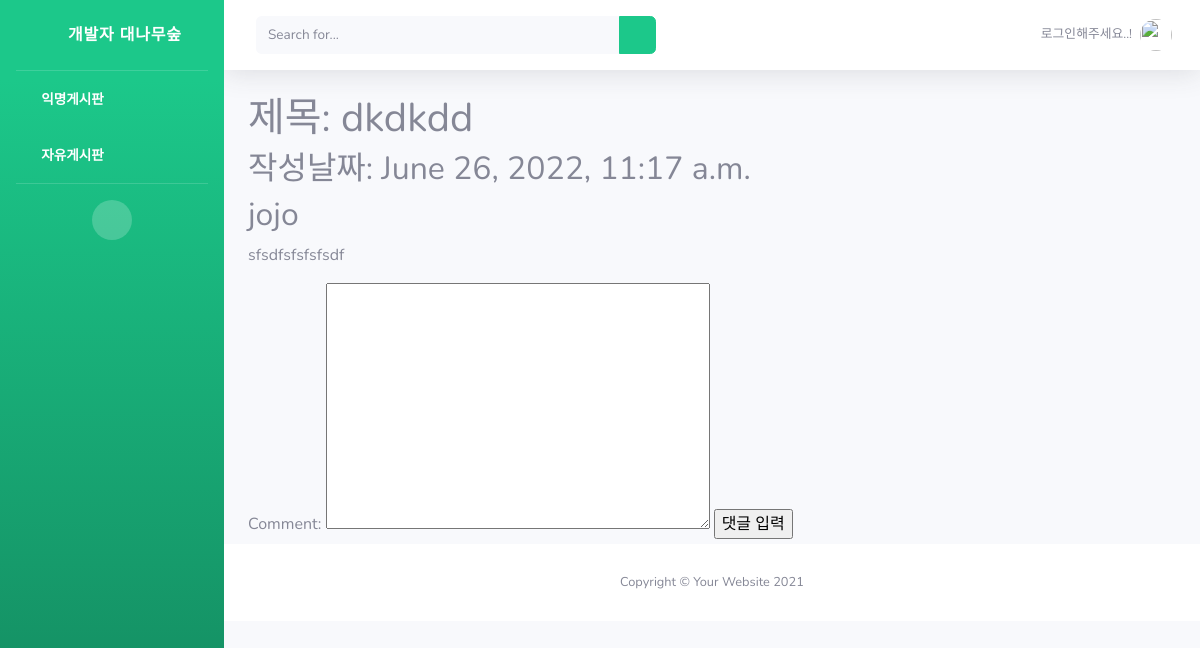
The page /freedetail/1 on the database its author committed.
### snsapp/models.py (models this page shows, shortened)
class FreePost(models.Model):
    title = models.CharField(max_length=200)
    body = models.TextField()
    date = models.DateTimeField(auto_now_add=True)
    author = models.ForeignKey(User, on_delete=models.CASCADE)

### snsapp/views.py (the view)
# urls.py: path('freedetail/<int:post_id>', views.freedetail, name='freedetail'),
def freedetail(request, post_id):
    post_detail = get_object_or_404(FreePost, pk=post_id)
    comment_form = FreeCommentform()
    return render(request, 'free_detail.html', {'post_detail': post_detail,'comment_form':comment_form})

### snsapp/forms.py
class FreeCommentform(forms.ModelForm):
    class Meta:
        model = FreeComment
        fields = ['comment']

### snsapp/templates/free_detail.html (shortened to what this page needs)
{% extends 'base.html' %}
{% block content %}
<h1>제목: {{ post_detail.title }}</h1>
<h2>작성날짜: {{ post_detail.date }}</h2>
<h2>{{ post_detail.author.username }}</h2>
<P>
    {{ post_detail.body }}
</P>
<form method="POST" action="{% url 'new_freecomment' post_detail.id %}">
    {{ comment_form }}
    <input type="submit" value="댓글 입력">
</form>
{% endblock %}

### rows shown on the page
FreePost: title "dkdkdd", date "June 26, 2022, 11:17 a.m.", author.username "jojo", body "sfsdfsfsfsfsdf"
